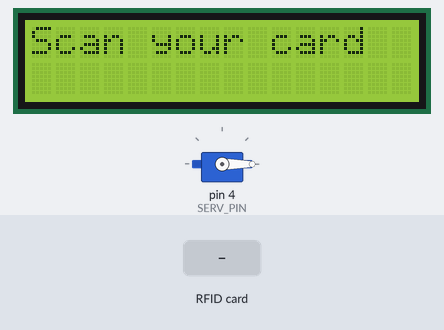
The sketch below on a simulated Arduino Uno, built with avr-gcc and run on an emulated ATmega328P. On the bench: 16×2 character LCD, servo. The test bench sets the inputs (shaded band). What the sketch prints to the serial monitor is not drawn.

Above: at 1.3 s.
1.4 s: RFID card 04 E0 35 2B held to the reader
At 2.0 s:
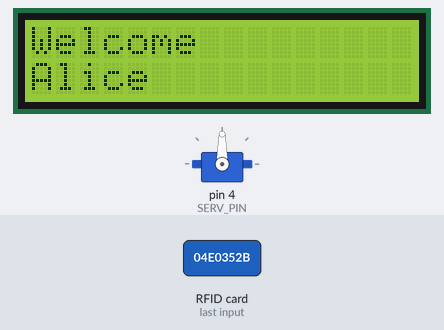
2.9 s: RFID card 7B D0 85 0D held to the reader
At 5.6 s:
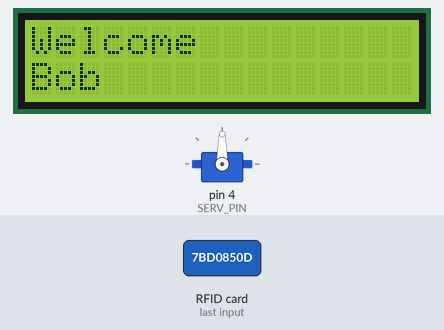
5.9 s: RFID card 5E 7A 19 C4 held to the reader
At 8.0 s:
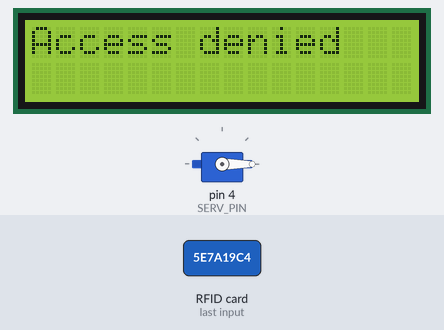
Timing chart, 0 to 9.5 s (numbered marks = the images above; inputs shaded):
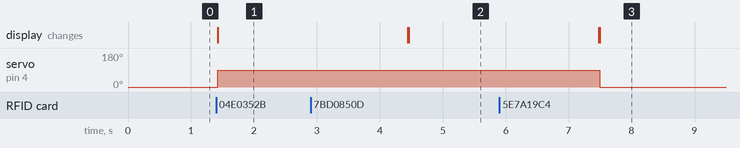

The sketch:

6-rfid.ino
```cpp
/*
  RFID lock

  Tutorial link: https://www.learn.voltaat.com/post/secure-lock-with-rfid

  This is an Arduino sketch that controls a servo motor acting as a lock
  based on the RFID scanned card. It also displays the person's name on an LCD screen.
  The names and IDs can be changed in the code below.

  Components Needed:
  1. MFRC522 RFID ...........x1
  2. RFID cards (or tags) ...x2 or more
  3. 16x2 LCD ...............x1
  4. Servo motor ............x1

  Connections:
  Arduino GND pin         → Breadboard ground line
  Arduino 5V pin          → Breadboard 5V line
  MFRC522 GND             → Breadboard ground line
  MFRC522 Vcc             → Breadboard 5V line
  MFRC522 RST             → Arduino pin 9
  MFRC522 SDA(SS)         → Arduino pin 10
  MFRC522 MOSI            → Arduino pin 11
  MFRC522 MISO            → Arduino pin 12
  MFRC522 SCK             → Arduino pin 13
  Servo motor brown wire  → Breadboard ground line
  Servo motor red wire    → Breadboard 5V line
  Servo motor orange wire → Arduino pin 4
  LCD GND                 → Breadboard ground line
  LCD Vcc                 → Breadboard 5V line
  LCD SDA                 → Arduino pin A4
  LCD SCL                 → Arduino pin A5

*/

#include <SPI.h>               // Serial communication library
#include <MFRC522.h>           // RFID library
#include <LiquidCrystal_I2C.h> // LCD library
#include <Servo.h>             // Servo library

#define SERV_PIN  4 // Servo motor pin
#define RST_PIN   9 // Configurable, see typical pin layout above
#define SS_PIN   10 // Configurable, see typical pin layout above

// Structure of a person instance
typedef struct {
  String name;
  String id;
} person;

// List of the allowed people and their IDs (change them)
const person ALLOWED_IDS[] = {{"Alice", "04 E0 35 2B"},
                              {"Bob",   "7B D0 85 0D"}};

// MFRC522 instance
MFRC522 mfrc522(SS_PIN, RST_PIN);

// LCD instance
LiquidCrystal_I2C lcd(0x27, 16, 2);

// Servo motor instance
Servo servo;

// Commands inside void setup run once
void setup() {

  Serial.begin(9600);    // Start the serial monitor
  lcd.init();            // Initialize the LCD screen
  lcd.backlight();       // Turn on backlight on the LCD
  SPI.begin();           // Init SPI bus
  mfrc522.PCD_Init();    // Init MFRC522
  servo.attach(SERV_PIN); // Set the Servo motor pin

  // Prompt the user to scan the ID
  Serial.println("Scan your card");
  lcd.print("Scan your card");

}

// Commands inside void loop run forever
void loop() {

  // Rest the motor lock
  servo.write(0);

  // Reset the loop if no new card present on the sensor/reader. This saves the entire process when idle.
  if (!mfrc522.PICC_IsNewCardPresent()) {
    return;
  }

  // Select one of the cards
  if (!mfrc522.PICC_ReadCardSerial()) {
    return;
  }

  // Loading the ID
  String content= "";
  byte letter;
  for (byte i = 0; i < mfrc522.uid.size; i++) {
    content.concat(String(mfrc522.uid.uidByte[i] < 0x10 ? " 0" : " "));
    content.concat(String(mfrc522.uid.uidByte[i], HEX));
  }
  content.toUpperCase();

  // Checking if the read ID is one of the allowed IDs
  bool allowed = false;
  for (int i = 0; i < sizeof(ALLOWED_IDS) / sizeof(person); ++i) {

    // Is allowed
    if (content.substring(1) == ALLOWED_IDS[i].id) {

      // Print to serial monitor
      Serial.print("Welcome ");
      Serial.println(ALLOWED_IDS[i].name);

      // Print to LCD
      lcd.clear();
      lcd.setCursor(0, 0);
      lcd.print("Welcome");
      lcd.setCursor(0, 1);
      lcd.print(ALLOWED_IDS[i].name);

      // Open the lock (move the servo motor)
      servo.write(90);

      // Set the flag
      allowed = true;

      // Wait for 2 seconds
      delay(2000);

    }

  }

  // Not allowed
  if (!allowed) {

    // Print to serial monitor
    Serial.println("Access denied");

    // Print to LCD
    lcd.clear();
    lcd.setCursor(0, 0);
    lcd.print("Access denied");

    // Wait for 2 seconds
    delay(2000);

  }

  // Wait for one seconds
  delay(1000);

  // Reset the LCD screen
  lcd.clear();
  lcd.print("Scan your card");

}
```

Measured:
- after the input at 1.4 s, servo on pin 4 (SERV_PIN): 0° → 90° at once; the display: changes at once (image 1)
- after the input at 2.9 s, servo on pin 4 (SERV_PIN): stays 90° (without the input it goes to 0° after 1.5 s); the display: first differs from a run without the input after 1.6 s (image 2)
- after the input at 5.9 s, the display: first differs from a run without the input after 1.6 s (image 3)
